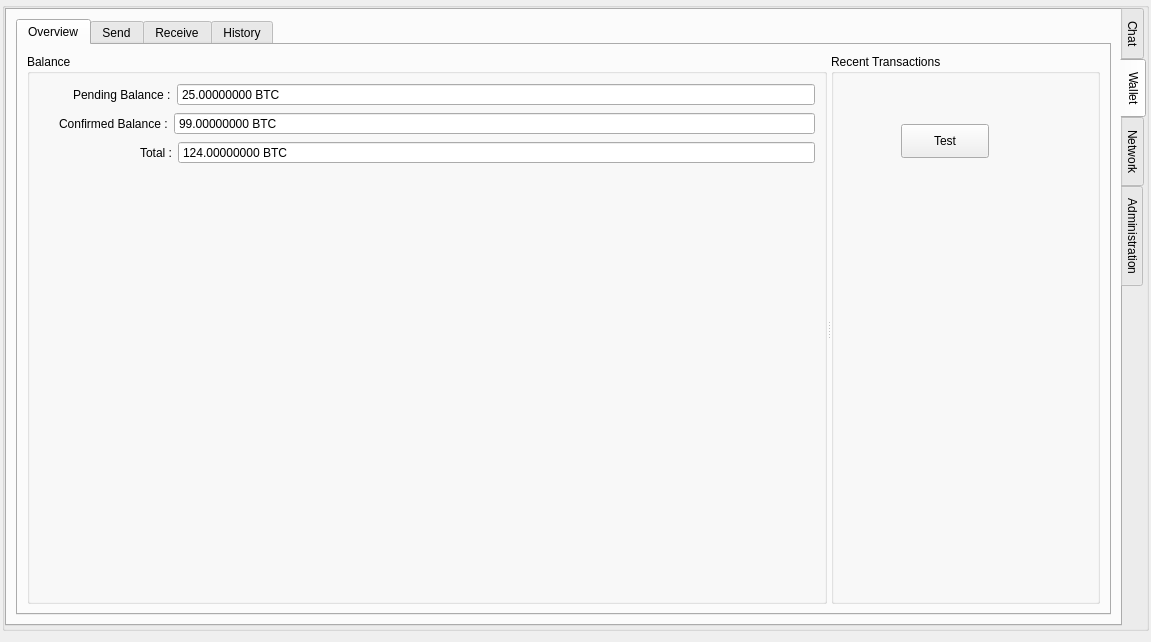
<?xml version="1.0" encoding="UTF-8"?>
<ui version="4.0">
 <author>Suwako Moriya</author>
 <class>Guild</class>
 <widget class="QWidget" name="Guild">
  <property name="geometry">
   <rect>
    <x>0</x>
    <y>0</y>
    <width>1151</width>
    <height>642</height>
   </rect>
  </property>
  <property name="windowTitle">
   <string>Guild</string>
  </property>
  <layout class="QGridLayout" name="gridLayout">
   <property name="leftMargin">
    <number>2</number>
   </property>
   <property name="topMargin">
    <number>2</number>
   </property>
   <property name="rightMargin">
    <number>2</number>
   </property>
   <item row="0" column="0">
    <widget class="QGroupBox" name="groupBox">
     <property name="title">
      <string/>
     </property>
     <property name="flat">
      <bool>false</bool>
     </property>
     <layout class="QGridLayout" name="gridLayout_3">
      <property name="leftMargin">
       <number>0</number>
      </property>
      <property name="topMargin">
       <number>0</number>
      </property>
      <property name="rightMargin">
       <number>0</number>
      </property>
      <property name="bottomMargin">
       <number>2</number>
      </property>
      <item row="0" column="0">
       <widget class="QTabWidget" name="tabWidget">
        <property name="tabPosition">
         <enum>QTabWidget::East</enum>
        </property>
        <property name="currentIndex">
         <number>1</number>
        </property>
        <widget class="QWidget" name="tab">
         <attribute name="title">
          <string>Chat</string>
         </attribute>
         <layout class="QGridLayout" name="gridLayout_9">
          <item row="0" column="0">
           <widget class="QSplitter" name="splitter_3">
            <property name="orientation">
             <enum>Qt::Horizontal</enum>
            </property>
            <widget class="QTreeWidget" name="treeWidget">
             <column>
              <property name="text">
               <string notr="true">1</string>
              </property>
             </column>
            </widget>
            <widget class="QSplitter" name="splitter_2">
             <property name="orientation">
              <enum>Qt::Vertical</enum>
             </property>
             <widget class="QScrollArea" name="scrollArea">
              <property name="widgetResizable">
               <bool>true</bool>
              </property>
              <widget class="QWidget" name="scrollAreaWidgetContents">
               <property name="geometry">
                <rect>
                 <x>0</x>
                 <y>0</y>
                 <width>374</width>
                 <height>324</height>
                </rect>
               </property>
               <layout class="QGridLayout" name="gridLayout_7">
                <item row="6" column="0">
                 <widget class="QLineEdit" name="lineEdit_4"/>
                </item>
                <item row="5" column="0">
                 <widget class="QLineEdit" name="lineEdit_5"/>
                </item>
                <item row="3" column="0">
                 <widget class="QLineEdit" name="lineEdit_7"/>
                </item>
                <item row="0" column="0">
                 <widget class="QLineEdit" name="lineEdit_3"/>
                </item>
                <item row="2" column="0">
                 <widget class="QLineEdit" name="lineEdit_8"/>
                </item>
                <item row="4" column="0">
                 <widget class="QLineEdit" name="lineEdit_6"/>
                </item>
                <item row="1" column="0">
                 <widget class="QLineEdit" name="lineEdit_9"/>
                </item>
               </layout>
              </widget>
             </widget>
             <widget class="QGroupBox" name="groupBox_6">
              <property name="title">
               <string>GroupBox</string>
              </property>
              <layout class="QGridLayout" name="gridLayout_8">
               <item row="0" column="0">
                <widget class="QTextEdit" name="textEdit"/>
               </item>
              </layout>
             </widget>
            </widget>
            <widget class="QListWidget" name="listWidget"/>
           </widget>
          </item>
         </layout>
        </widget>
        <widget class="QWidget" name="tab_2">
         <attribute name="title">
          <string>Wallet</string>
         </attribute>
         <layout class="QGridLayout" name="gridLayout_2">
          <item row="0" column="0">
           <widget class="QTabWidget" name="tabWidget_2">
            <property name="currentIndex">
             <number>0</number>
            </property>
            <widget class="QWidget" name="tab_5">
             <attribute name="title">
              <string>Overview</string>
             </attribute>
             <layout class="QGridLayout" name="gridLayout_4">
              <item row="0" column="0">
               <widget class="QSplitter" name="splitter">
                <property name="orientation">
                 <enum>Qt::Horizontal</enum>
                </property>
                <widget class="QGroupBox" name="groupBox_2">
                 <property name="title">
                  <string>Balance</string>
                 </property>
                 <layout class="QVBoxLayout" name="verticalLayout_2">
                  <item>
                   <layout class="QHBoxLayout" name="horizontalLayout_5">
                    <item>
                     <spacer name="horizontalSpacer">
                      <property name="orientation">
                       <enum>Qt::Horizontal</enum>
                      </property>
                      <property name="sizeType">
                       <enum>QSizePolicy::Fixed</enum>
                      </property>
                      <property name="sizeHint" stdset="0">
                       <size>
                        <width>34</width>
                        <height>20</height>
                       </size>
                      </property>
                     </spacer>
                    </item>
                    <item>
                     <widget class="QLabel" name="label">
                      <property name="sizePolicy">
                       <sizepolicy hsizetype="Fixed" vsizetype="Preferred">
                        <horstretch>0</horstretch>
                        <verstretch>0</verstretch>
                       </sizepolicy>
                      </property>
                      <property name="text">
                       <string>Pending Balance :</string>
                      </property>
                     </widget>
                    </item>
                    <item>
                     <widget class="QDoubleSpinBox" name="doubleSpinBox">
                      <property name="readOnly">
                       <bool>true</bool>
                      </property>
                      <property name="buttonSymbols">
                       <enum>QAbstractSpinBox::NoButtons</enum>
                      </property>
                      <property name="specialValueText">
                       <string/>
                      </property>
                      <property name="suffix">
                       <string> BTC</string>
                      </property>
                      <property name="decimals">
                       <number>8</number>
                      </property>
                      <property name="maximum">
                       <double>100000000000000005250476025520442024870446858110815915491585411551180245798890819578637137508044786404370444383288387817694252323536043057564479218478670698284838720092657580373783023379478809005936895323497079994508111903896764088007465274278014249457925878882005684283811566947219638686545940054016.000000000000000</double>
                      </property>
                      <property name="value">
                       <double>25.000000000000000</double>
                      </property>
                     </widget>
                    </item>
                   </layout>
                  </item>
                  <item>
                   <layout class="QHBoxLayout" name="horizontalLayout_6">
                    <item>
                     <spacer name="horizontalSpacer_2">
                      <property name="orientation">
                       <enum>Qt::Horizontal</enum>
                      </property>
                      <property name="sizeType">
                       <enum>QSizePolicy::Fixed</enum>
                      </property>
                      <property name="sizeHint" stdset="0">
                       <size>
                        <width>20</width>
                        <height>20</height>
                       </size>
                      </property>
                     </spacer>
                    </item>
                    <item>
                     <widget class="QLabel" name="label_2">
                      <property name="sizePolicy">
                       <sizepolicy hsizetype="Fixed" vsizetype="Preferred">
                        <horstretch>0</horstretch>
                        <verstretch>0</verstretch>
                       </sizepolicy>
                      </property>
                      <property name="text">
                       <string>Confirmed Balance :</string>
                      </property>
                     </widget>
                    </item>
                    <item>
                     <widget class="QDoubleSpinBox" name="doubleSpinBox_2">
                      <property name="readOnly">
                       <bool>true</bool>
                      </property>
                      <property name="buttonSymbols">
                       <enum>QAbstractSpinBox::NoButtons</enum>
                      </property>
                      <property name="suffix">
                       <string> BTC</string>
                      </property>
                      <property name="decimals">
                       <number>8</number>
                      </property>
                      <property name="maximum">
                       <double>100000000000000005250476025520442024870446858110815915491585411551180245798890819578637137508044786404370444383288387817694252323536043057564479218478670698284838720092657580373783023379478809005936895323497079994508111903896764088007465274278014249457925878882005684283811566947219638686545940054016.000000000000000</double>
                      </property>
                      <property name="value">
                       <double>99.000000000000000</double>
                      </property>
                     </widget>
                    </item>
                   </layout>
                  </item>
                  <item>
                   <layout class="QHBoxLayout" name="horizontalLayout_7">
                    <item>
                     <spacer name="horizontalSpacer_3">
                      <property name="orientation">
                       <enum>Qt::Horizontal</enum>
                      </property>
                      <property name="sizeType">
                       <enum>QSizePolicy::Fixed</enum>
                      </property>
                      <property name="sizeHint" stdset="0">
                       <size>
                        <width>101</width>
                        <height>20</height>
                       </size>
                      </property>
                     </spacer>
                    </item>
                    <item>
                     <widget class="QLabel" name="label_3">
                      <property name="sizePolicy">
                       <sizepolicy hsizetype="Fixed" vsizetype="Preferred">
                        <horstretch>0</horstretch>
                        <verstretch>0</verstretch>
                       </sizepolicy>
                      </property>
                      <property name="text">
                       <string>Total :</string>
                      </property>
                     </widget>
                    </item>
                    <item>
                     <widget class="QDoubleSpinBox" name="doubleSpinBox_3">
                      <property name="readOnly">
                       <bool>true</bool>
                      </property>
                      <property name="buttonSymbols">
                       <enum>QAbstractSpinBox::NoButtons</enum>
                      </property>
                      <property name="prefix">
                       <string/>
                      </property>
                      <property name="suffix">
                       <string> BTC</string>
                      </property>
                      <property name="decimals">
                       <number>8</number>
                      </property>
                      <property name="maximum">
                       <double>100000000000000005250476025520442024870446858110815915491585411551180245798890819578637137508044786404370444383288387817694252323536043057564479218478670698284838720092657580373783023379478809005936895323497079994508111903896764088007465274278014249457925878882005684283811566947219638686545940054016.000000000000000</double>
                      </property>
                      <property name="value">
                       <double>124.000000000000000</double>
                      </property>
                     </widget>
                    </item>
                   </layout>
                  </item>
                  <item>
                   <spacer name="verticalSpacer">
                    <property name="orientation">
                     <enum>Qt::Vertical</enum>
                    </property>
                    <property name="sizeHint" stdset="0">
                     <size>
                      <width>20</width>
                      <height>40</height>
                     </size>
                    </property>
                   </spacer>
                  </item>
                 </layout>
                </widget>
                <widget class="QGroupBox" name="groupBox_3">
                 <property name="title">
                  <string>Recent Transactions</string>
                 </property>
                 <widget class="QPushButton" name="pushButton">
                  <property name="geometry">
                   <rect>
                    <x>70</x>
                    <y>70</y>
                    <width>88</width>
                    <height>34</height>
                   </rect>
                  </property>
                  <property name="text">
                   <string>Test</string>
                  </property>
                 </widget>
                </widget>
               </widget>
              </item>
             </layout>
            </widget>
            <widget class="QWidget" name="tab_6">
             <attribute name="title">
              <string>Send</string>
             </attribute>
            </widget>
            <widget class="QWidget" name="tab_7">
             <attribute name="title">
              <string>Receive</string>
             </attribute>
             <layout class="QGridLayout" name="gridLayout_5">
              <item row="1" column="0">
               <widget class="QGroupBox" name="groupBox_5">
                <property name="title">
                 <string>Requested payments history</string>
                </property>
                <layout class="QGridLayout" name="gridLayout_6">
                 <item row="0" column="0">
                  <widget class="QTableWidget" name="tableWidget">
                   <attribute name="horizontalHeaderDefaultSectionSize">
                    <number>130</number>
                   </attribute>
                   <attribute name="horizontalHeaderShowSortIndicator" stdset="0">
                    <bool>false</bool>
                   </attribute>
                   <attribute name="horizontalHeaderStretchLastSection">
                    <bool>true</bool>
                   </attribute>
                   <attribute name="verticalHeaderVisible">
                    <bool>false</bool>
                   </attribute>
                   <row>
                    <property name="text">
                     <string>1</string>
                    </property>
                   </row>
                   <column>
                    <property name="text">
                     <string>Date</string>
                    </property>
                   </column>
                   <column>
                    <property name="text">
                     <string>Label</string>
                    </property>
                   </column>
                   <column>
                    <property name="text">
                     <string>Message</string>
                    </property>
                   </column>
                   <column>
                    <property name="text">
                     <string>Amount (BTC)</string>
                    </property>
                   </column>
                   <item row="0" column="0">
                    <property name="text">
                     <string>Aujourd'hui</string>
                    </property>
                   </item>
                   <item row="0" column="1">
                    <property name="text">
                     <string>Cora</string>
                    </property>
                   </item>
                   <item row="0" column="2">
                    <property name="text">
                     <string>Merci à toi !</string>
                    </property>
                   </item>
                   <item row="0" column="3">
                    <property name="text">
                     <string>50,00</string>
                    </property>
                   </item>
                  </widget>
                 </item>
                </layout>
               </widget>
              </item>
              <item row="0" column="0">
               <widget class="QGroupBox" name="groupBox_4">
                <property name="title">
                 <string/>
                </property>
                <layout class="QVBoxLayout" name="verticalLayout">
                 <item>
                  <widget class="QLineEdit" name="lineEdit_2">
                   <property name="placeholderText">
                    <string>Label</string>
                   </property>
                  </widget>
                 </item>
                 <item>
                  <layout class="QHBoxLayout" name="horizontalLayout_3">
                   <item>
                    <widget class="QDoubleSpinBox" name="doubleSpinBox_4">
                     <property name="sizePolicy">
                      <sizepolicy hsizetype="Fixed" vsizetype="Fixed">
                       <horstretch>0</horstretch>
                       <verstretch>0</verstretch>
                      </sizepolicy>
                     </property>
                     <property name="decimals">
                      <number>8</number>
                     </property>
                     <property name="maximum">
                      <double>100000000000000005250476025520442024870446858110815915491585411551180245798890819578637137508044786404370444383288387817694252323536043057564479218478670698284838720092657580373783023379478809005936895323497079994508111903896764088007465274278014249457925878882005684283811566947219638686545940054016.000000000000000</double>
                     </property>
                    </widget>
                   </item>
                   <item>
                    <widget class="QComboBox" name="comboBox">
                     <property name="sizePolicy">
                      <sizepolicy hsizetype="Fixed" vsizetype="Fixed">
                       <horstretch>0</horstretch>
                       <verstretch>0</verstretch>
                      </sizepolicy>
                     </property>
                     <item>
                      <property name="text">
                       <string>BTC</string>
                      </property>
                     </item>
                     <item>
                      <property name="text">
                       <string>mBTC</string>
                      </property>
                     </item>
                     <item>
                      <property name="text">
                       <string>sat</string>
                      </property>
                     </item>
                    </widget>
                   </item>
                   <item>
                    <spacer name="horizontalSpacer_4">
                     <property name="orientation">
                      <enum>Qt::Horizontal</enum>
                     </property>
                     <property name="sizeType">
                      <enum>QSizePolicy::Expanding</enum>
                     </property>
                     <property name="sizeHint" stdset="0">
                      <size>
                       <width>1200</width>
                       <height>20</height>
                      </size>
                     </property>
                    </spacer>
                   </item>
                  </layout>
                 </item>
                 <item>
                  <widget class="QLineEdit" name="lineEdit">
                   <property name="placeholderText">
                    <string>Message</string>
                   </property>
                  </widget>
                 </item>
                 <item>
                  <widget class="QDialogButtonBox" name="buttonBox">
                   <property name="standardButtons">
                    <set>QDialogButtonBox::Discard|QDialogButtonBox::Ok</set>
                   </property>
                  </widget>
                 </item>
                </layout>
               </widget>
              </item>
             </layout>
            </widget>
            <widget class="QWidget" name="tab_8">
             <attribute name="title">
              <string>History</string>
             </attribute>
            </widget>
           </widget>
          </item>
         </layout>
        </widget>
        <widget class="QWidget" name="tab_3">
         <attribute name="title">
          <string>Network</string>
         </attribute>
        </widget>
        <widget class="QWidget" name="tab_4">
         <property name="enabled">
          <bool>true</bool>
         </property>
         <attribute name="title">
          <string>Administration</string>
         </attribute>
        </widget>
       </widget>
      </item>
     </layout>
    </widget>
   </item>
  </layout>
 </widget>
 <resources/>
 <connections/>
</ui>
